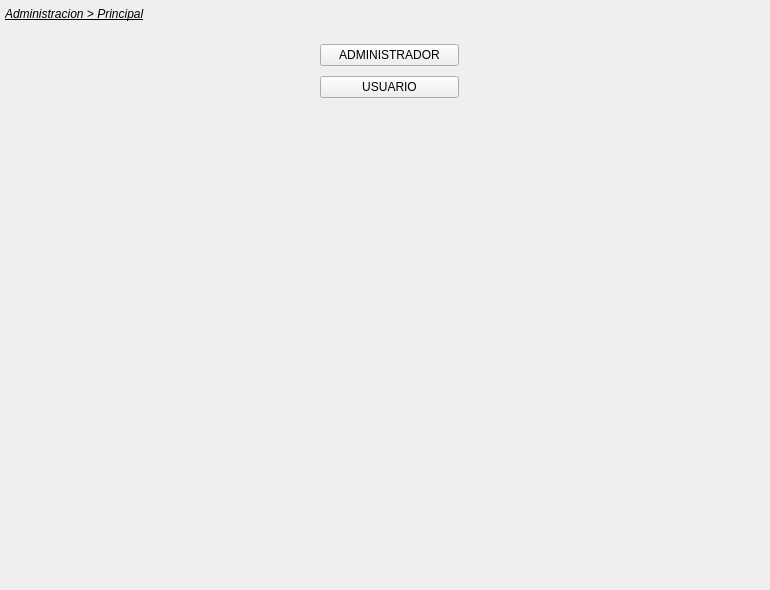
<?xml version="1.0" encoding="UTF-8"?>
<ui version="4.0">
 <class>AdminMain</class>
 <widget class="QWidget" name="AdminMain">
  <property name="geometry">
   <rect>
    <x>0</x>
    <y>0</y>
    <width>770</width>
    <height>590</height>
   </rect>
  </property>
  <property name="windowTitle">
   <string>Form</string>
  </property>
  <widget class="QStackedWidget" name="stackedWidgetAdmin">
   <property name="geometry">
    <rect>
     <x>0</x>
     <y>0</y>
     <width>770</width>
     <height>590</height>
    </rect>
   </property>
   <widget class="QWidget" name="page">
    <widget class="QWidget" name="">
     <property name="geometry">
      <rect>
       <x>320</x>
       <y>40</y>
       <width>139</width>
       <height>62</height>
      </rect>
     </property>
     <layout class="QVBoxLayout" name="verticalLayout">
      <item>
       <widget class="QPushButton" name="btnCrudAdmin">
        <property name="text">
         <string>ADMINISTRADOR</string>
        </property>
       </widget>
      </item>
      <item>
       <widget class="QPushButton" name="btnCrudUsuarios">
        <property name="text">
         <string>USUARIO</string>
        </property>
       </widget>
      </item>
     </layout>
    </widget>
    <widget class="QLabel" name="label_5">
     <property name="geometry">
      <rect>
       <x>5</x>
       <y>5</y>
       <width>185</width>
       <height>17</height>
      </rect>
     </property>
     <property name="font">
      <font>
       <pointsize>9</pointsize>
       <italic>true</italic>
       <underline>true</underline>
      </font>
     </property>
     <property name="text">
      <string>Administracion &gt; Principal</string>
     </property>
     <property name="alignment">
      <set>Qt::AlignLeading|Qt::AlignLeft|Qt::AlignVCenter</set>
     </property>
    </widget>
   </widget>
  </widget>
 </widget>
 <resources/>
 <connections/>
</ui>
